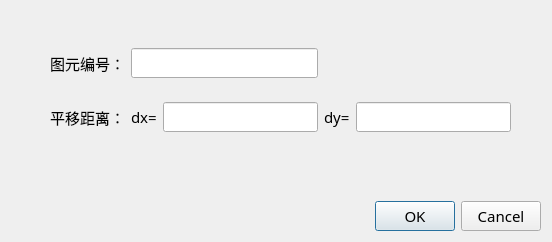
<?xml version="1.0" encoding="UTF-8"?>
<ui version="4.0">
 <class>TranslateDialog</class>
 <widget class="QDialog" name="TranslateDialog">
  <property name="geometry">
   <rect>
    <x>0</x>
    <y>0</y>
    <width>552</width>
    <height>242</height>
   </rect>
  </property>
  <property name="windowTitle">
   <string>平移图元</string>
  </property>
  <widget class="QDialogButtonBox" name="buttonBox">
   <property name="geometry">
    <rect>
     <x>200</x>
     <y>200</y>
     <width>341</width>
     <height>32</height>
    </rect>
   </property>
   <property name="font">
    <font>
     <family>华文中宋</family>
     <pointsize>11</pointsize>
    </font>
   </property>
   <property name="orientation">
    <enum>Qt::Horizontal</enum>
   </property>
   <property name="standardButtons">
    <set>QDialogButtonBox::Cancel|QDialogButtonBox::Ok</set>
   </property>
  </widget>
  <widget class="QWidget" name="gridLayoutWidget">
   <property name="geometry">
    <rect>
     <x>50</x>
     <y>30</y>
     <width>461</width>
     <height>121</height>
    </rect>
   </property>
   <layout class="QGridLayout" name="gridLayout">
    <item row="1" column="1">
     <widget class="QLabel" name="label_3">
      <property name="font">
       <font>
        <family>华文中宋</family>
        <pointsize>11</pointsize>
       </font>
      </property>
      <property name="text">
       <string>dx=</string>
      </property>
     </widget>
    </item>
    <item row="1" column="2">
     <widget class="QLineEdit" name="dx">
      <property name="font">
       <font>
        <family>华文中宋</family>
        <pointsize>11</pointsize>
       </font>
      </property>
     </widget>
    </item>
    <item row="0" column="0">
     <widget class="QLabel" name="label">
      <property name="font">
       <font>
        <family>华文中宋</family>
        <pointsize>11</pointsize>
       </font>
      </property>
      <property name="text">
       <string>图元编号：</string>
      </property>
     </widget>
    </item>
    <item row="1" column="0">
     <widget class="QLabel" name="label_2">
      <property name="font">
       <font>
        <family>华文中宋</family>
        <pointsize>11</pointsize>
       </font>
      </property>
      <property name="text">
       <string>平移距离：</string>
      </property>
     </widget>
    </item>
    <item row="1" column="3">
     <widget class="QLabel" name="label_4">
      <property name="font">
       <font>
        <family>华文中宋</family>
        <pointsize>11</pointsize>
       </font>
      </property>
      <property name="text">
       <string>dy=</string>
      </property>
     </widget>
    </item>
    <item row="1" column="4">
     <widget class="QLineEdit" name="dy">
      <property name="font">
       <font>
        <family>华文中宋</family>
        <pointsize>11</pointsize>
       </font>
      </property>
     </widget>
    </item>
    <item row="0" column="1" colspan="2">
     <widget class="QLineEdit" name="primitive_id">
      <property name="font">
       <font>
        <family>华文中宋</family>
        <pointsize>11</pointsize>
       </font>
      </property>
     </widget>
    </item>
   </layout>
  </widget>
 </widget>
 <resources/>
 <connections>
  <connection>
   <sender>buttonBox</sender>
   <signal>accepted()</signal>
   <receiver>TranslateDialog</receiver>
   <slot>accept()</slot>
   <hints>
    <hint type="sourcelabel">
     <x>248</x>
     <y>254</y>
    </hint>
    <hint type="destinationlabel">
     <x>157</x>
     <y>274</y>
    </hint>
   </hints>
  </connection>
  <connection>
   <sender>buttonBox</sender>
   <signal>rejected()</signal>
   <receiver>TranslateDialog</receiver>
   <slot>reject()</slot>
   <hints>
    <hint type="sourcelabel">
     <x>316</x>
     <y>260</y>
    </hint>
    <hint type="destinationlabel">
     <x>286</x>
     <y>274</y>
    </hint>
   </hints>
  </connection>
 </connections>
</ui>
